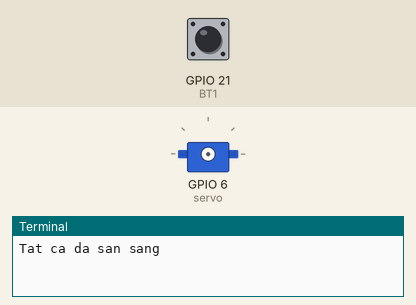
Bench run of a program on a simulated Raspberry Pi (BCM pin numbers). Shown: servo, the last lines printed to the terminal. The test bench sets the inputs (shaded band); at power-on: GPIO 21 (BT1) HIGH. Servo angles are drawn from the pulse width (0.5 ms = 0°, 2.5 ms = 180°).

Above: at 1.2 s.
1.3 s: GPIO 21 (BT1) pulled LOW for 1 s
At 3.6 s:
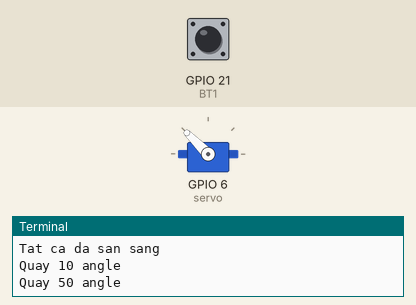
3.9 s: GPIO 21 (BT1) pulled LOW for 3.2 s
At 6.4 s:
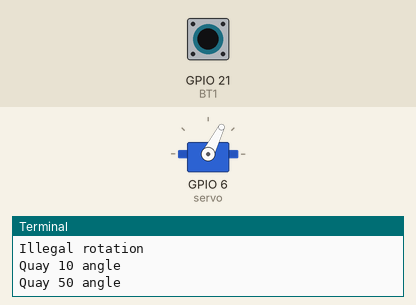
8.6 s: GPIO 21 (BT1) pulled LOW for 3.2 s
At 10.8 s:
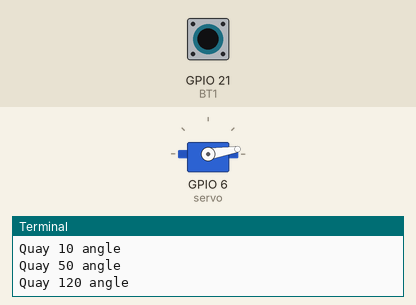
13.4 s: GPIO 21 (BT1) pulled LOW for 0.15 s
At 14.8 s:
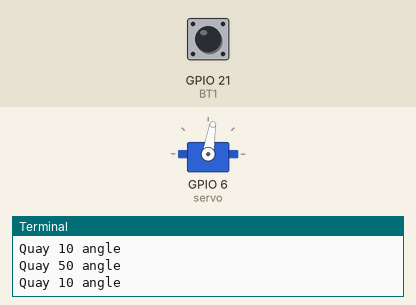
Timing chart, 0 to 16.1 s (numbered marks = the images above; inputs shaded):
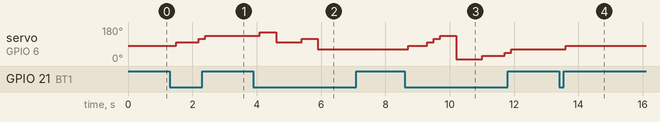

The program:

Bai6_1.py
```python
import RPi.GPIO as GPIO
import time


def main():
    BT1 = 21
    BT2 = 21
    BT3 = 21
    GPIO.setmode(GPIO.BCM)
    GPIO.setup(BT1, GPIO.IN, pull_up_down=GPIO.PUD_UP)
    GPIO.setup(BT2, GPIO.IN, pull_up_down=GPIO.PUD_UP)
    GPIO.setup(BT3, GPIO.IN, pull_up_down=GPIO.PUD_UP)
    global s
    s = sg90()

    anglepulseBT1 = 10
    anglepulseBT2 = 50
    anglepulseBT3 = 120
    print("Tat ca da san sang")
    while True:
        if GPIO.input(BT1) == GPIO.LOW:
            print("Quay 10 angle")
            controlservo(s, anglepulseBT1)
        if GPIO.input(BT2) == GPIO.LOW:
            print("Quay 50 angle")
            controlservo(s, anglepulseBT2)
        if GPIO.input(BT3) == GPIO.LOW:
            print("Quay 120 angle")
            controlservo(s, anglepulseBT3)
        time.sleep(0.2)


def controlservo(s, anglepulseBT):
    current = s.currentdirection()
    if current + anglepulseBT > 160:
        current -= anglepulseBT
    else:
        current += anglepulseBT
    if current < 0:
        print("Illegal rotation")
        return anglepulseBT
    s.setdirection(current, 10)
    time.sleep(0.5)
    return anglepulseBT


class sg90:
    def __init__(self):
        self.pin = 6
        GPIO.setmode(GPIO.BCM)
        GPIO.setup(self.pin, GPIO.OUT)
        self.servo = GPIO.PWM(self.pin, 50)
        self.servo.start(0.0)
        self.direction = 90

    def cleanup(self):
        self.servo.ChangeDutyCycle(self._henkan(0))
        time.sleep(0.3)
        self.servo.stop()
        GPIO.cleanup()

    def currentdirection(self):
        return self.direction

    def _henkan(self, value):
        return round(0.056 * value + 2.0)

    def setdirection(self, direction, speed):
        for d in range(self.direction, direction, int(speed)):
            self.servo.ChangeDutyCycle(self._henkan(d))
            self.direction = d
            time.sleep(0.1)
        self.servo.ChangeDutyCycle(self._henkan(direction))
        self.direction = direction


try:
    main()
except KeyboardInterrupt:
    s.cleanup()
```

Measured:
- after the input at 1.3 s, servo on GPIO 6 (servo): 81° → 99° after 0.20 s, → 117° 0.70 s later, → 135° 0.20 s later
- after the input at 3.9 s, servo on GPIO 6 (servo): 135° → 153° after 0.20 s, → 99° 0.50 s later, → 117° 0.80 s later, → 63° 0.50 s later
- after the input at 8.6 s, servo on GPIO 6 (servo): 63° → 81° after 0.10 s, → 99° 0.60 s later, → 117° 0.20 s later, → 135° 0.20 s later, … (8 changes in this stretch)
- after the input at 13.4 s, servo on GPIO 6 (servo): 63° → 81° after 0.21 s
